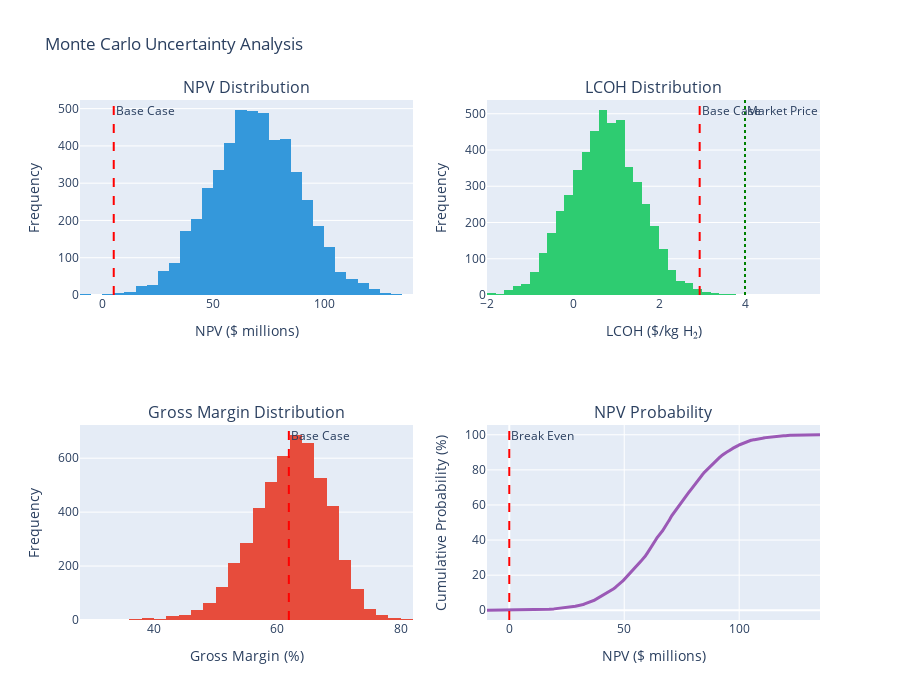

Notebook code for this chart:
### Code cell
# Monte Carlo simulation for uncertainty analysis
np.random.seed(42)
n_simulations = 5000

print("Running Monte Carlo simulation with 5,000 iterations...")
print("This quantifies project risk by sampling from parameter distributions\n")

# Storage for results
npv_results = []
irr_results = []
lcoh_results = []
margin_results = []

for i in range(n_simulations):
    # Sample parameters from distributions
    # Using normal distribution with std = (high - low) / 6 (capturing 99.7% within range)
    
    elec_price_sim = np.random.normal(
        electricity_price, 
        (sensitivity_ranges[sensitivity_ranges['parameter'] == 'electricity_price']['high_value'].values[0] - 
         sensitivity_ranges[sensitivity_ranges['parameter'] == 'electricity_price']['low_value'].values[0]) / 6)
    
    elec_price_sim = max(0.03, min(0.15, elec_price_sim))  # Bound to reasonable range

    h2_price_sim = np.random.normal(
        h2_price,
        (5.0 - 2.0) / 6
    )
    h2_price_sim = max(1.5, min(6.0, h2_price_sim))

    cb_price_sim = np.random.normal(
        cb_price,
        (3.0 - 1.0) / 6
    )
    cb_price_sim = max(0.5, min(3.5, cb_price_sim))

    rng_price_sim = np.random.normal(
        rng_price,
        (0.25 - 0.10) / 6
    )
    rng_price_sim = max(0, min(0.30, rng_price_sim))

    capex_sim = np.random.normal(
        capex,
        (capex * 0.2) / 3  # ±20% range
    )
    capex_sim = max(capex * 0.7, min(capex * 1.3, capex_sim))

    capacity_factor_sim = np.random.normal(
        capacity_factor,
        (0.95 - 0.85) / 6
    )
    capacity_factor_sim = max(0.80, min(0.98, capacity_factor_sim))

    # Recalculate metrics with sampled parameters
    h2_annual_sim = h2_rate * 365 * 24 * capacity_factor_sim
    cb_annual_sim = cb_rate * 365 * 24 * capacity_factor_sim

    # Revenue
    h2_revenue_sim = h2_annual_sim * h2_price_sim
    cb_revenue_sim = cb_annual_sim * cb_price_sim
    total_revenue_sim = h2_revenue_sim + cb_revenue_sim

    # Costs
    rng_annual_consumption = 1923 * annual_operating_days * 24
    rng_cost_sim = rng_annual_consumption * rng_price_sim
    elec_cost_sim = h2_annual_sim * energy_per_h2 * elec_price_sim
    variable_costs_sim = rng_cost_sim + elec_cost_sim + cooling_water_cost + process_water_cost

    # Margin
    margin_sim = total_revenue_sim - variable_costs_sim
    margin_pct_sim = margin_sim / total_revenue_sim * 100

    # LCOH (simplified)
    total_annual_cost_sim = (capex_sim * ((discount_rate * (1+discount_rate)**plant_lifetime) / 
                                          ((1+discount_rate)**plant_lifetime - 1))) + variable_costs_sim
    lcoh_sim = (total_annual_cost_sim - cb_revenue_sim) / h2_annual_sim

    # NPV (simplified)
    annual_cf = margin_sim
    annuity_factor = (1 - (1 + discount_rate)**(-plant_lifetime)) / discount_rate
    npv_sim = -capex_sim + annual_cf * annuity_factor

    # IRR (approximation)
    if annual_cf > 0:
        irr_sim = (annual_cf / capex_sim) * 100
    else:
        irr_sim = -100

    npv_results.append(npv_sim)
    irr_results.append(irr_sim)
    lcoh_results.append(lcoh_sim)
    margin_results.append(margin_pct_sim)

# convert to arrays

npv_results = np.array(npv_results)
irr_results = np.array(irr_results)
lcoh_results = np.array(lcoh_results)
margin_results = np.array(margin_results)

print("="*80)
print("MONTE CARLO UNCERTAINTY ANALYSIS RESULTS (5,000 iterations)")
print("="*80)
print(f"\n💰 NET PRESENT VALUE:")
print(f"   Mean:              ${np.mean(npv_results)/1e6:>8.2f} million")
print(f"   Median:            ${np.median(npv_results)/1e6:>8.2f} million")
print(f"   Std Deviation:     ${np.std(npv_results)/1e6:>8.2f} million")
print(f"   5th Percentile:    ${np.percentile(npv_results, 5)/1e6:>8.2f} million")
print(f"   95th Percentile:   ${np.percentile(npv_results, 95)/1e6:>8.2f} million")
print(f"   Probability NPV>0: {(npv_results > 0).sum() / len(npv_results) * 100:>7.1f}%")
print(f"\n💵 LEVELIZED COST OF HYDROGEN:")
print(f"   Mean:              ${np.mean(lcoh_results):>8.2f}/kg")
print(f"   Median:            ${np.median(lcoh_results):>8.2f}/kg")
print(f"   Std Deviation:     ${np.std(lcoh_results):>8.2f}/kg")
print(f"   5th Percentile:    ${np.percentile(lcoh_results, 5):>8.2f}/kg")
print(f"   95th Percentile:   ${np.percentile(lcoh_results, 95):>8.2f}/kg")
print(f"   Probability LCOH<$3.18: {(lcoh_results < h2_price).sum() / len(lcoh_results) * 100:>4.1f}%")
print(f"\n📊 GROSS MARGIN:")
print(f"   Mean:              {np.mean(margin_results):>8.1f}%")
print(f"   Median:            {np.median(margin_results):>8.1f}%")
print(f"   5th Percentile:    {np.percentile(margin_results, 5):>8.1f}%")
print(f"   95th Percentile:   {np.percentile(margin_results, 95):>8.1f}%")
print(f"   Probability Margin>20%: {(margin_results > 20).sum() / len(margin_results) * 100:>4.1f}%")

#visualize distributions
fig = make_subplots(
rows=2, cols=2,
subplot_titles=('NPV Distribution', 'LCOH Distribution',
'Gross Margin Distribution', 'NPV Probability'),
specs=[[{'type': 'histogram'}, {'type': 'histogram'}],
[{'type': 'histogram'}, {'type': 'scatter'}]]
)

#npv histogram
fig.add_trace(
go.Histogram(x=npv_results/1e6, name='NPV', marker_color='#3498db',
nbinsx=50, showlegend=False),
row=1, col=1
)
fig.add_vline(x=npv/1e6, line_dash="dash", line_color="red",
annotation_text="Base Case", row=1, col=1)

#lcoh histogram
fig.add_trace(
go.Histogram(x=lcoh_results, name='LCOH', marker_color='#2ecc71',
nbinsx=50, showlegend=False),
row=1, col=2
)
fig.add_vline(x=lcoh, line_dash="dash", line_color="red",
annotation_text="Base Case", row=1, col=2)
fig.add_vline(x=h2_price, line_dash="dot", line_color="green",
annotation_text="Market Price", row=1, col=2)

#margin histogram
fig.add_trace(
go.Histogram(x=margin_results, name='Margin', marker_color='#e74c3c',
nbinsx=50, showlegend=False),
row=2, col=1
)
fig.add_vline(x=gross_margin/total_revenue*100, line_dash="dash", line_color="red",
annotation_text="Base Case", row=2, col=1)

#npv cumulative probability
sorted_npv = np.sort(npv_results)
cumulative_prob = np.arange(1, len(sorted_npv) + 1) / len(sorted_npv) * 100
fig.add_trace(
go.Scatter(x=sorted_npv/1e6, y=cumulative_prob,
mode='lines', line=dict(width=3, color='#9b59b6'),
showlegend=False),
row=2, col=2
)
fig.add_vline(x=0, line_dash="dash", line_color="red",
annotation_text="Break Even", row=2, col=2)
fig.update_xaxes(title_text="NPV ($ millions)", row=1, col=1)
fig.update_xaxes(title_text="LCOH ($/kg H₂)", row=1, col=2)
fig.update_xaxes(title_text="Gross Margin (%)", row=2, col=1)
fig.update_xaxes(title_text="NPV ($ millions)", row=2, col=2)
fig.update_yaxes(title_text="Frequency", row=1, col=1)
fig.update_yaxes(title_text="Frequency", row=1, col=2)
fig.update_yaxes(title_text="Frequency", row=2, col=1)
fig.update_yaxes(title_text="Cumulative Probability (%)", row=2, col=2)
fig.update_layout(height=700, title_text="Monte Carlo Uncertainty Analysis")
fig.show()

#percentile analysis
percentiles = [5, 10, 25, 50, 75, 90, 95]
print("\n📈 Percentile Analysis:")
print("\nNPV ($ millions):")
for p in percentiles:
    print(f"   {p:>2}th percentile: ${np.percentile(npv_results, p)/1e6:>6.1f}M")
    print("\nLCOH ($/kg H₂):")
for p in percentiles:
    print(f"   {p:>2}th percentile: ${np.percentile(lcoh_results, p):>5.2f}")
    print(f"\n🎯 Risk Assessment:")
    print(f"   • {(npv_results > 0).sum() / len(npv_results) * 100:.1f}% probability of positive NPV")
    print(f"   • {(lcoh_results < h2_price).sum() / len(lcoh_results) * 100:.1f}% probability LCOH below market price")
    print(f"   • {(margin_results > 20).sum() / len(margin_results) * 100:.1f}% probability of healthy margin (>20%)")
if (npv_results > 0).sum() / len(npv_results) > 0.7:
    print(f"\n   ✅ Project shows STRONG robustness to uncertainty")
elif (npv_results > 0).sum() / len(npv_results) > 0.5:
    print(f"\n   ⚠️ Project shows MODERATE robustness to uncertainty")
else:
    print(f"\n   ❌ Project shows HIGH risk under uncertainty")

### Figure 1 — Plotly figure (JSON) as saved in the notebook; plotly's stock layout.template omitted (floating-point values rounded to 4 significant figures; data arrays with more than 128 entries replaced by an {"elided": "..."} marker saying what was removed)
{"data": [{"marker": {"color": "#3498db"}, "name": "NPV", "nbinsx": 50, "showlegend": false, "type": "histogram", "x": {"elided": "5000 float values"}, "xaxis": "x", "yaxis": "y"}, {"marker": {"color": "#2ecc71"}, "name": "LCOH", "nbinsx": 50, "showlegend": false, "type": "histogram", "x": {"elided": "5000 float values"}, "xaxis": "x2", "yaxis": "y2"}, {"marker": {"color": "#e74c3c"}, "name": "Margin", "nbinsx": 50, "showlegend": false, "type": "histogram", "x": {"elided": "5000 float values"}, "xaxis": "x3", "yaxis": "y3"}, {"line": {"color": "#9b59b6", "width": 3}, "mode": "lines", "showlegend": false, "type": "scatter", "x": {"elided": "5000 float values"}, "xaxis": "x4", "y": {"elided": "5000 float values"}, "yaxis": "y4"}], "layout": {"annotations": [{"font": {"size": 16}, "showarrow": false, "text": "NPV Distribution", "x": 0.225, "xanchor": "center", "xref": "paper", "y": 1, "yanchor": "bottom", "yref": "paper"}, {"font": {"size": 16}, "showarrow": false, "text": "LCOH Distribution", "x": 0.775, "xanchor": "center", "xref": "paper", "y": 1, "yanchor": "bottom", "yref": "paper"}, {"font": {"size": 16}, "showarrow": false, "text": "Gross Margin Distribution", "x": 0.225, "xanchor": "center", "xref": "paper", "y": 0.375, "yanchor": "bottom", "yref": "paper"}, {"font": {"size": 16}, "showarrow": false, "text": "NPV Probability", "x": 0.775, "xanchor": "center", "xref": "paper", "y": 0.375, "yanchor": "bottom", "yref": "paper"}, {"showarrow": false, "text": "Base Case", "x": 5.2, "xanchor": "left", "xref": "x", "y": 1, "yanchor": "top", "yref": "y domain"}, {"showarrow": false, "text": "Base Case", "x": 2.946, "xanchor": "left", "xref": "x2", "y": 1, "yanchor": "top", "yref": "y2 domain"}, {"showarrow": false, "text": "Market Price", "x": 4, "xanchor": "left", "xref": "x2", "y": 1, "yanchor": "top", "yref": "y2 domain"}, {"showarrow": false, "text": "Base Case", "x": 61.87, "xanchor": "left", "xref": "x3", "y": 1, "yanchor": "top", "yref": "y3 domain"}, {"showarrow": false, "text": "Break Even", "x": 0, "xanchor": "left", "xref": "x4", "y": 1, "yanchor": "top", "yref": "y4 domain"}], "height": 700, "shapes": [{"line": {"color": "red", "dash": "dash"}, "type": "line", "x0": 5.2, "x1": 5.2, "xref": "x", "y0": 0, "y1": 1, "yref": "y domain"}, {"line": {"color": "red", "dash": "dash"}, "type": "line", "x0": 2.946, "x1": 2.946, "xref": "x2", "y0": 0, "y1": 1, "yref": "y2 domain"}, {"line": {"color": "green", "dash": "dot"}, "type": "line", "x0": 4, "x1": 4, "xref": "x2", "y0": 0, "y1": 1, "yref": "y2 domain"}, {"line": {"color": "red", "dash": "dash"}, "type": "line", "x0": 61.87, "x1": 61.87, "xref": "x3", "y0": 0, "y1": 1, "yref": "y3 domain"}, {"line": {"color": "red", "dash": "dash"}, "type": "line", "x0": 0, "x1": 0, "xref": "x4", "y0": 0, "y1": 1, "yref": "y4 domain"}], "title": {"text": "Monte Carlo Uncertainty Analysis"}, "xaxis": {"anchor": "y", "domain": [0, 0.45], "title": {"text": "NPV ($ millions)"}}, "xaxis2": {"anchor": "y2", "domain": [0.55, 1], "title": {"text": "LCOH ($/kg H₂)"}}, "xaxis3": {"anchor": "y3", "domain": [0, 0.45], "title": {"text": "Gross Margin (%)"}}, "xaxis4": {"anchor": "y4", "domain": [0.55, 1], "title": {"text": "NPV ($ millions)"}}, "yaxis": {"anchor": "x", "domain": [0.625, 1], "title": {"text": "Frequency"}}, "yaxis2": {"anchor": "x2", "domain": [0.625, 1], "title": {"text": "Frequency"}}, "yaxis3": {"anchor": "x3", "domain": [0, 0.375], "title": {"text": "Frequency"}}, "yaxis4": {"anchor": "x4", "domain": [0, 0.375], "title": {"text": "Cumulative Probability (%)"}}}}
